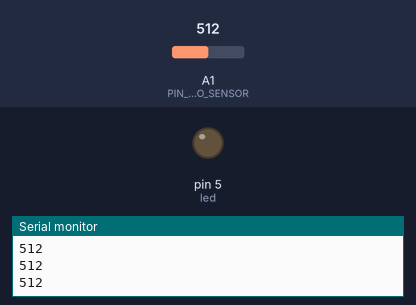
The sketch below on a simulated Arduino Uno, built with avr-gcc and run on an emulated ATmega328P. On the bench: output pins drawn as LEDs (lit = HIGH), the last lines printed to the serial monitor. The inputs (shaded band) are chosen by the test bench; at power-on: A1 (PIN_PHOTO_SENSOR) = 512.

Above: at 1.2 s.
1.3 s: A1 (PIN_PHOTO_SENSOR) set to 884
2.8 s: A1 (PIN_PHOTO_SENSOR) set to 899
At 3.4 s:
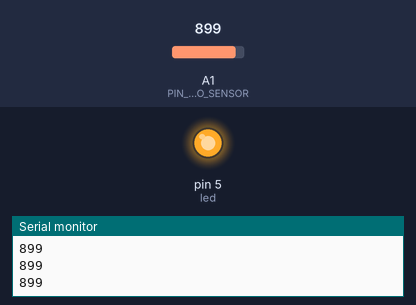
Timing chart, 0 to 5.8 s (numbered marks = the images above; inputs shaded):
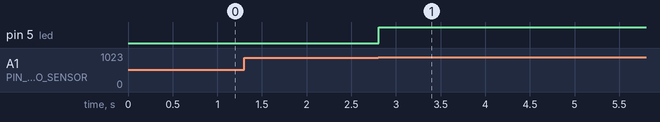

Measured:
- the behaviour switches between 890 and 891 on A1 (PIN_PHOTO_SENSOR) (found by bisection; images 0 and 1)
- after the input at 2.8 s, pin 5 (led): LOW → HIGH at once

The sketch:

lesson_5.ino
```cpp
/*                                            ФОТОРЕЗИСТОР
 *Сегодня мы разберём работу фоторезистора, проверять работоспособность мы будем с помощью светодиода.
 *1. Подключаем фоторезистор и светодиод по схеме
 *2. Читаем скетч
 *3. Проверить порт( Должно быть так: COM№(Arduino UNO))
 *4. Загружаем на плату(Arduino UNO)
 */
 #define PIN_PHOTO_SENSOR A1//Задаём имя пину, подключённому к фоторезистору(см. схему)

#define led 5 // Определяем пин, используемый для подключения светодиода

// В этой функции определяем первоначальные установки
void setup()
{
  Serial.begin(9600);//Инициализируем монитор порта
  pinMode(led, OUTPUT); // Объявляем пин светодиода как выход
}
void loop()
{
   int val = analogRead(PIN_PHOTO_SENSOR);//Создаём ячейку и присваиваем ей значение с фоторезистора
   Serial.println(val);//Пишем значения с фоторезистора в Мониторе порта
    if (val > 890) { //Если значения больше 890, то
  digitalWrite(led, HIGH); // Включаем светодиод
  }


}
```
